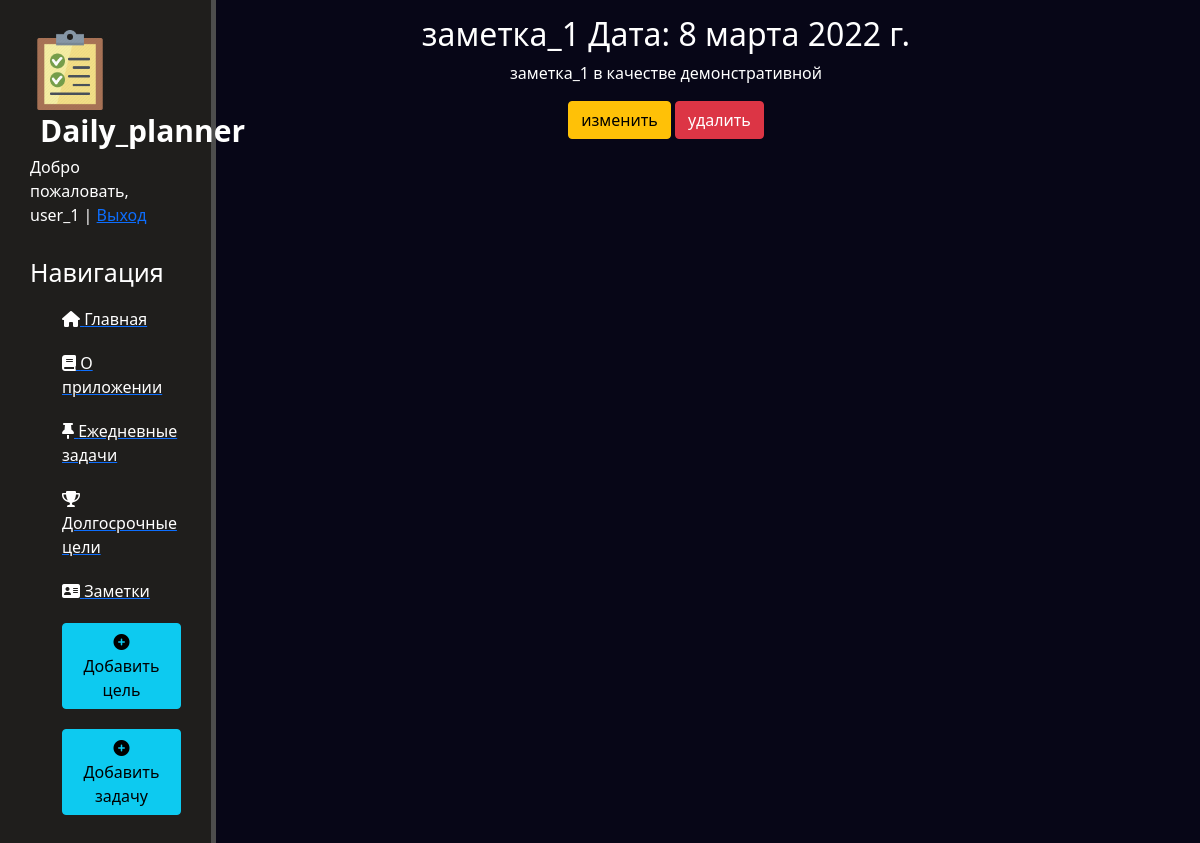
/note/3 (signed in), run on the app's committed database.
### note/models.py (models this page shows, shortened)
class Note(models.Model):
    user = models.ForeignKey(User, on_delete=models.CASCADE, null=True, blank=True)
    note_tittle = models.CharField(max_length=100)
    description = models.TextField(null=True, blank=True)
    date = models.DateField()
    class Meta:
        order_with_respect_to = 'user'

### note/views.py (the view)
class NoteDetail(LoginRequiredMixin, DetailView):
    model = Note
    context_object_name = 'note_view'
    template_name = 'note/note_view.html'

### note/templates/note/note_view.html (shortened to what this page needs)
{% extends 'main/layout.html' %}
{% block content %}
    <div class="features">
        <h2>{{ note_view.note_tittle }} Дата: {{ note_view.date }}</h2>
        <p>{{ note_view.description }}</p>
        <a href="{% url 'note_update' note_view.id %}" class="btn btn-warning">изменить</a>
        <a href="{% url 'note_delete' note_view.id %}" class="btn btn-danger">удалить</a>
    </div>
{% endblock %}

### main/templates/main/layout.html (shortened to what this page needs)
{% load static %}
<!doctype html>
<html lang="ru">
<head>
    <link rel="stylesheet" href="https://cdn.jsdelivr.net/npm/bootstrap@5.1.3/dist/css/bootstrap.min.css">
    <link rel="stylesheet" href=" {% static 'main/css/main.css' %}">
    <link rel="stylesheet" href="https://use.fontawesome.com/releases/v6.0.0/css/all.css">
</head>
<body>
    <aside>
        <img src=" {% static 'main/img/todo.png' %}" alt="">
        <span class="logo">Daily_planner</span>
        {% if request.user.is_authenticated %}
        Добро пожаловать, {{ user.username }} | <a href="{% url 'logout' %}">Выход</a>
        {% else %}
        <span class="navbar-text">
            <a href="{% url 'register' %}">Регистрация</a> | <a href="{% url 'login' %}">Войти</a>
        </span>
        {% endif %}
        <h3>Навигация</h3>
        <ul>
            <a href="{% url 'home' %}"><li><i class="fa-solid fa-house"></i> Главная</li></a>
            <a href="{% url 'about' %}"><li><i class="fa-solid fa-book"></i> О приложении</li></a>
            <a href="{% url 'task_list' %}"><li><i class="fa-solid fa-thumbtack"></i> Ежедневные задачи</li></a>
            <a href="{% url 'goal_list' %}"><li><i class="fa-solid fa-trophy"></i> Долгосрочные цели</li></a>
            <a href="{% url 'note_list' %}"><li><i class="fa-solid fa-address-card"></i> Заметки</li></a>
            <a href="{% url 'goal_form' %}"><li><button class="btn btn-info"><i class="fa-solid fa-circle-plus"></i>
                Добавить цель</button></li></a>
            <a href="{% url 'task_form' %}"><li><button class="btn btn-info"><i class="fa-solid fa-circle-plus"></i>
                Добавить задачу</button></li></a>
        </ul>
    </aside>
    <main>
        {% block content %}
        {% endblock%}
    </main>
</body>
</html>

### main/static/main/css/main.css (style rules this page uses)
body { background: #070617; }
aside { float: left; background: #1f1e1c; width: 18%; padding: 2.5%; height: 120vh; color: #fff; border-right: 5px solid #4d4d4d; }
aside img { width: 80px; float: left; }
aside .logo { font-size: 30px; margin-left: 10px; font-weight: bold; position: relative; top: -2px; }
aside h3 { margin-top: 30px; font-size: 25px; }
aside ul { list-style: none; }
aside ul li { color: #fff; display: block; margin-top: 20px; transition: transform .6s ease; }
main .features { float: left; color: #fff; margin-top: 15px; text-align: center; width: 75%; }

### data on the page
Note: note_tittle "заметка_1", date "8 марта 2022 г.", description "заметка_1 в качестве демонстративной"

### other printed values
{{ user.username }} "user_1"
